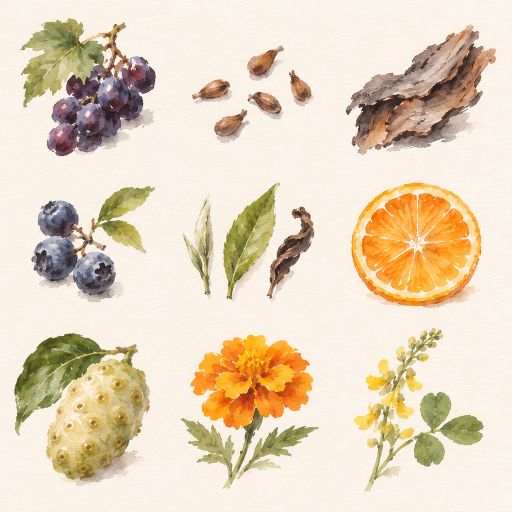
#> input picture reference/ink-pages/opc/originals/inside-nine-ah.png, 1024 x 1024 px (shown at 1/2 size)
$ python -i build_opc.py   (imports and definitions only)
#> lines starting #> are read from the running program, lines starting #| are printed output that depends on the picture
#> further down, picture is the input picture: shape (1024, 1024, 3); mean B, G, R 189.3, 213.2, 229.6
"""Build Advanced OPC Formula's ink paintings (Mo, October 16, 2026; picks in
reference/ink-pages/opc/README.md).

Originals: reference/ink-pages/opc/originals/gpt25-<take>.png (GPT Image 2.5 on rice paper; prompts
in prompts/; spend in reference/ink-pages/spend.md). Output: public/images/products/advanced-opc/
ink/*.webp (lossless plates in plates/, not committed) and src/components/product/ink/opc-art.ts.
The treatments are Green Bee Propolis's (build_propolis.py): the paper divided out and lifted to
white so each painting multiplies onto the page's paper with no box, the outer edge feathered.

Why (Mo picked B, November 17, 2026; it replaced October's grey grapes lit gold, whose gold sat in
a yellow haze): a few ripe grapes in colour and one grape cut in half, its seeds in gold leaf (Codex
take why-seedsbig-ah, originals/why-seedsbig-ah.png). The unlit layer is the same painting with the
seeds turned plain grape-seed brown; `spread` is where the gold starts (the seeds' middle); no gold
mask, so no band of light (it rested on the seeds and washed them pale): plain gold leaf at rest.

Buy: the vine scene with its bunch at the far left (buy-vines-left, cut from a fifth down so the real bottle has room over its cap); the real bottle
photo stands in the gap, `front` is the painting's lowest band cut to the bottle's shape. The
opening's card capsules are the two capsules cut from the plate painting.

What's inside (Mo picked B, November 17, 2026; it replaced October's six plants in grey ink): the
formula's nine plant sources in three rows of three, in colour (Codex take inside-nine-ah).

The research lens, Dr. Wang's mortar, the plate and the Buy vine scene (Mo picked "same pictures, in
color", November 17, 2026): the October paintings repainted by Codex in the page's California
colour, their compositions kept (paint_colour.sh; takes <key>-colour-a). The October plate stays
the source of the opening card's two capsules.

usage: python -X utf8 reference/ink-pages/opc/build_opc.py
"""

import json
import subprocess
import sys
from pathlib import Path

import cv2
import numpy as np
from PIL import Image

HERE = Path(__file__).resolve().parent
REPO = HERE.parents[2]
sys.path.insert(0, str(REPO / "reference/ink-pages/about"))
import build_about as bd  # noqa: E402

ba = bd.ba
OUT = REPO / "public/images/products/advanced-opc/ink"
URL = "/images/products/advanced-opc/ink"
TS = REPO / "src/components/product/ink/opc-art.ts"
BOTTLE = REPO / "public/images/products/advanced-opc.png"
# Bump when a shipped picture changes after it has been pushed (the image optimizer caches by URL).
V = "v1"
# The Why and What's inside paintings are Codex takes (no gpt25- prefix): loaded by codex_cropped().
SEEDS_TAKE = "why-seedsbig-ah"
PLANTS_TAKE = "inside-nine-ah"
# The lens, the mortar, the plate and the vine scene repainted in colour, the October compositions
# kept (Mo picked "same pictures, in color", November 17, 2026; paint_colour.sh). Codex takes too.
LENS_TAKE, MORTAR_TAKE, PLATE_TAKE, SCENE_TAKE = "lens-colour-a", "mortar-colour-a", "plate-colour-a", "scene-colour-a"
TAKES = {
    # The October plate stays only as the source of the opening card's two capsules (capsules()).
    "plate": "daily-plate",
    "sum": "sum",
}
EDGE = 0.03

bd.ORIG = HERE / "originals"
bd.URL = URL
bd.V = V
bd.TAKES = TAKES
ba.OUT = OUT
ba.PLATES = HERE / "plates"


# [7 lines left out: function finish, not called in this run]


def cropped(key, pad=0.04):
    flat = bd.divided(bd.load(TAKES[key]))
    return flat.crop(bd.ink_box(np.asarray(flat), pad=pad))


# [4 lines left out: function codex_cropped, not called in this run]


# The seeds: gold leaf only below this share of the picture's height (the cut grape lies in the
# lower half), strongly saturated and bright. The gold is shrunk by SEED_SPLIT pixels so the right
# half's two lower seeds, which touch, come apart; pieces under SEED_CORE pixels (flecks of yellow
# flesh at the halves' seam) are dropped; each seed is then its outline's hull, grown back. Five
# seeds in the take, two and three.
SEEDS_FROM, SEED_SPLIT, SEED_CORE, SEED_COUNT = 0.5, 9, 1500, 5


def seed_mask(arr):
    """Where the cut grape's seeds are gold leaf, each seed filled whole. The olive leaf, the stem
    and the pale flesh pass the kit's gold test, so only the lower part counts, and only strongly
    saturated, bright gold; the leaf's pale highlights fail that test, so each seed is filled as
    the hull of its outline (a grape seed is convex)."""
    a = arr.astype(np.float32)
    hi, lo = a.max(axis=2), a.min(axis=2)
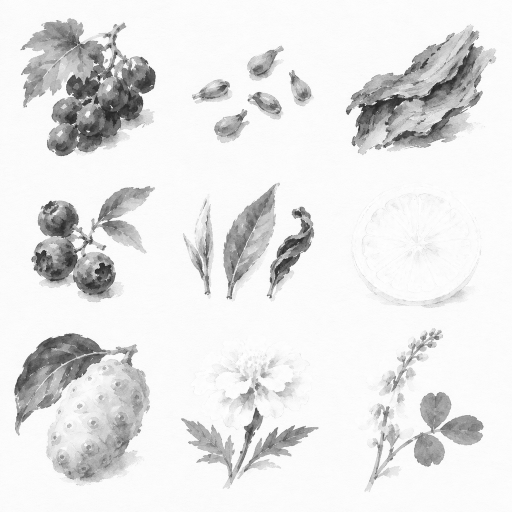
#> hi: shape (1024, 1024) float32 (shown at 1/2 size); min 19, max 255, mean 230
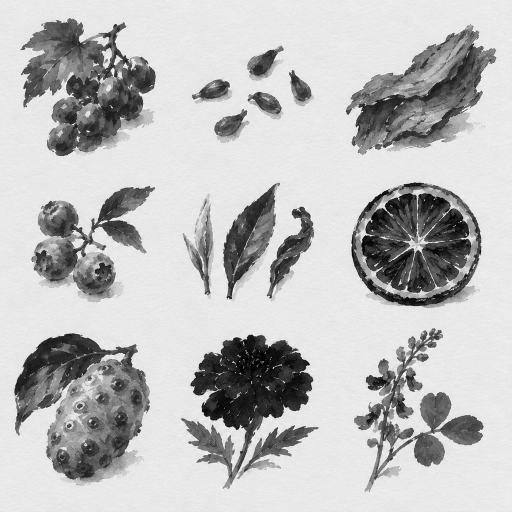
#> lo: shape (1024, 1024) float32 (shown at 1/2 size); min 0, max 255, mean 188.7
    sat = (hi - lo) / np.maximum(hi, 1)
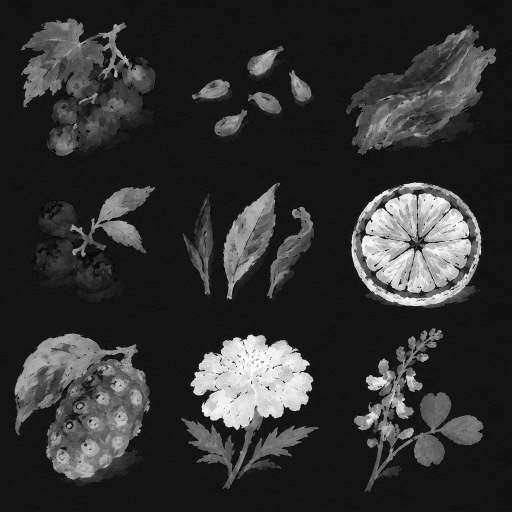
#> sat: shape (1024, 1024) float32 (shown at 1/2 size); min 0, max 1, mean 0.197
#> (the run stopped early here; a loop or call above may not have finished)

$ run again, on reference/ink-pages/opc/originals/plate-colour-a.png
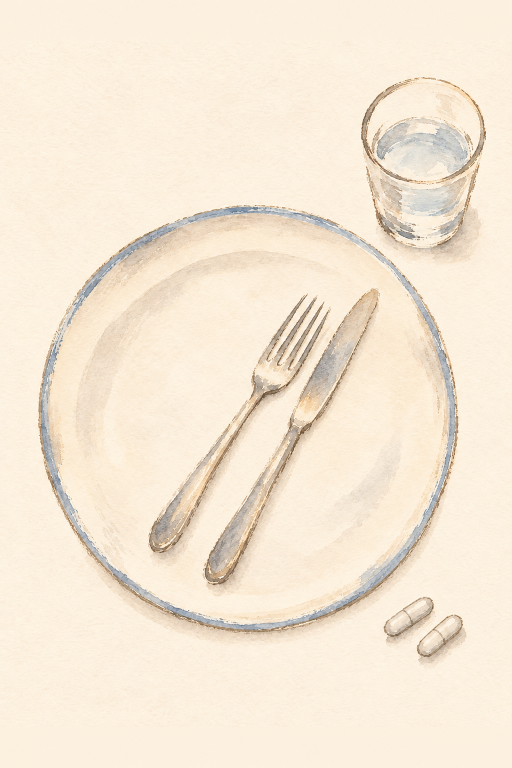
#> input picture reference/ink-pages/opc/originals/plate-colour-a.png, 1024 x 1536 px (shown at 1/2 size)
#> picture is the input picture: shape (1536, 1024, 3); mean B, G, R 214.1, 232.5, 245.4
#> in seed_mask, `hi, lo = a.max(axis=2), a.min(axis=2)`:
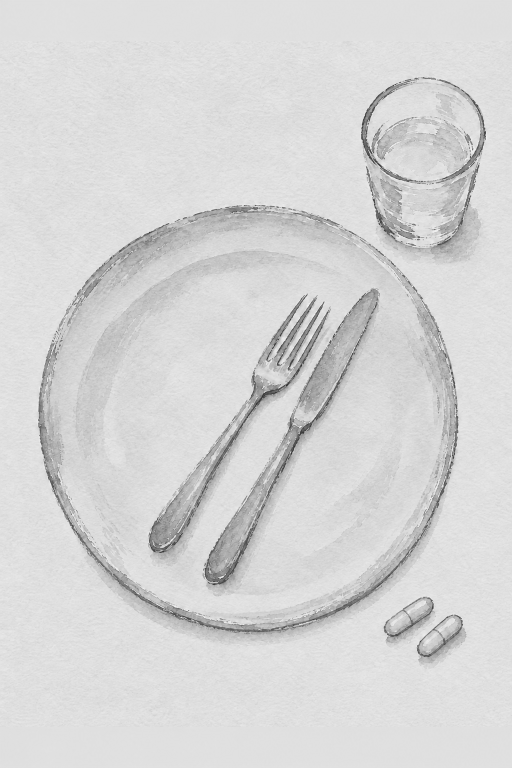
#> lo: shape (1536, 1024) float32 (shown at 1/2 size); min 24, max 254, mean 213.9
#> in seed_mask, `sat = (hi - lo) / np.maximum(hi, 1)`:
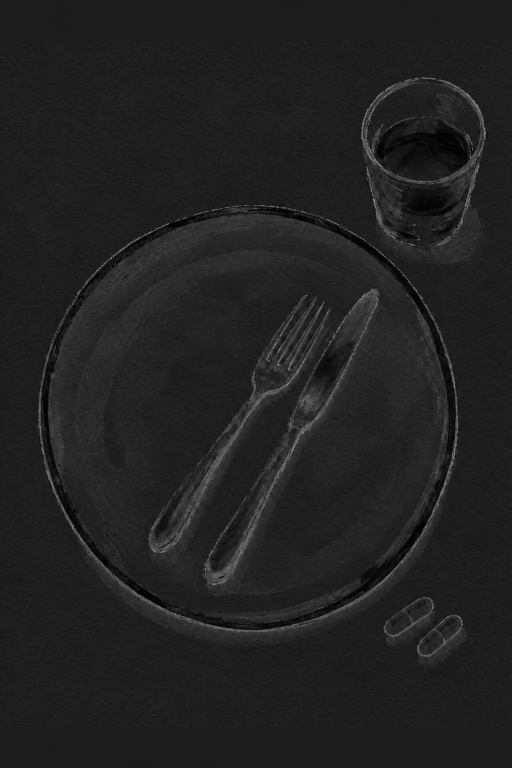
#> sat: shape (1536, 1024) float32 (shown at 1/2 size); min 0, max 0.694, mean 0.131

$ run again, on reference/ink-pages/opc/originals/scene-colour-a.png
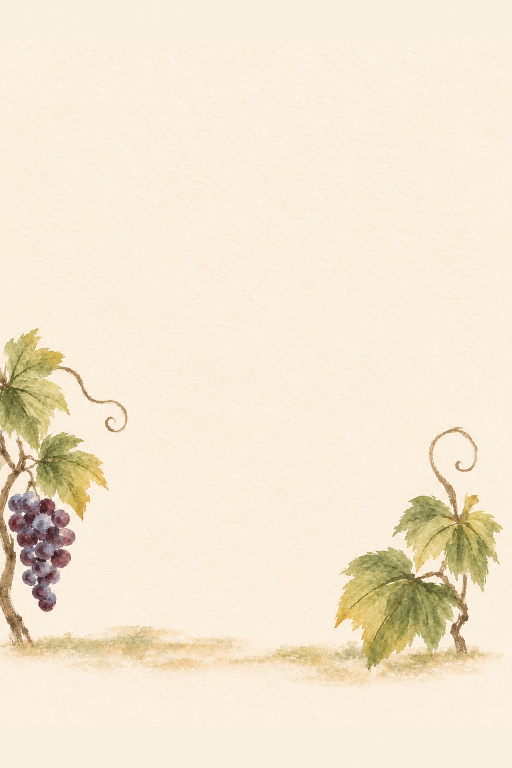
#> input picture reference/ink-pages/opc/originals/scene-colour-a.png, 1024 x 1536 px (shown at 1/2 size)
#> picture is the input picture: shape (1536, 1024, 3); mean B, G, R 210.8, 231.3, 243.9
#> in seed_mask, `hi, lo = a.max(axis=2), a.min(axis=2)`:
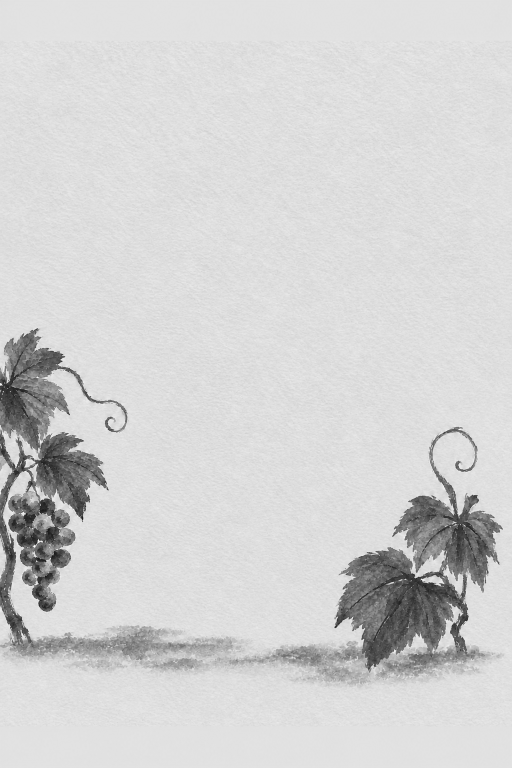
#> lo: shape (1536, 1024) float32 (shown at 1/2 size); min 9, max 255, mean 210.7
#> in seed_mask, `sat = (hi - lo) / np.maximum(hi, 1)`:
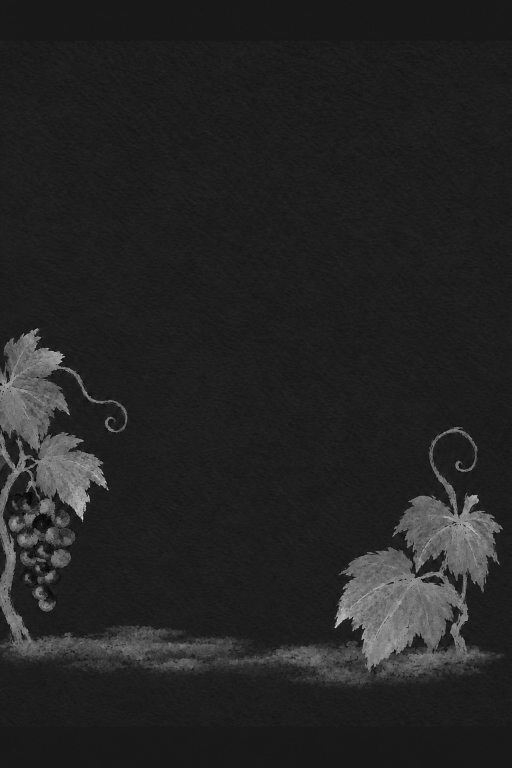
#> sat: shape (1536, 1024) float32 (shown at 1/2 size); min 0, max 0.943, mean 0.144

$ run again, on reference/ink-pages/opc/originals/why-seedsbig-ah.png
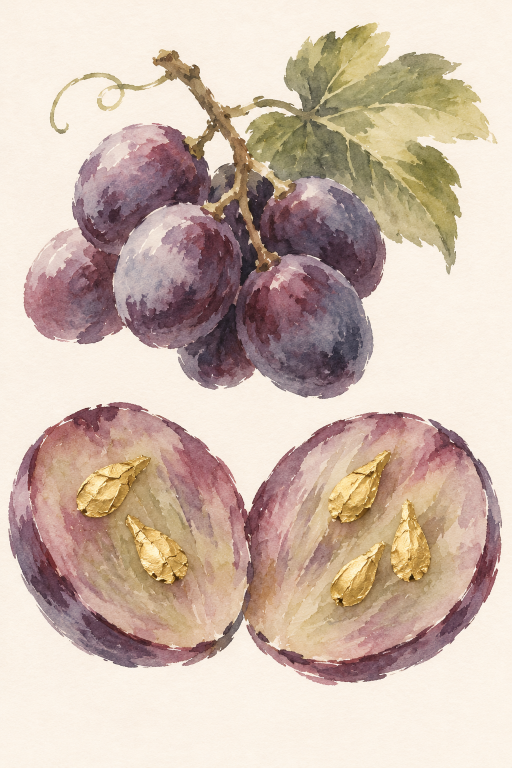
#> input picture reference/ink-pages/opc/originals/why-seedsbig-ah.png, 1024 x 1536 px (shown at 1/2 size)
#> picture is the input picture: shape (1536, 1024, 3); mean B, G, R 172.2, 185.6, 205.8
#> in seed_mask, `hi, lo = a.max(axis=2), a.min(axis=2)`:
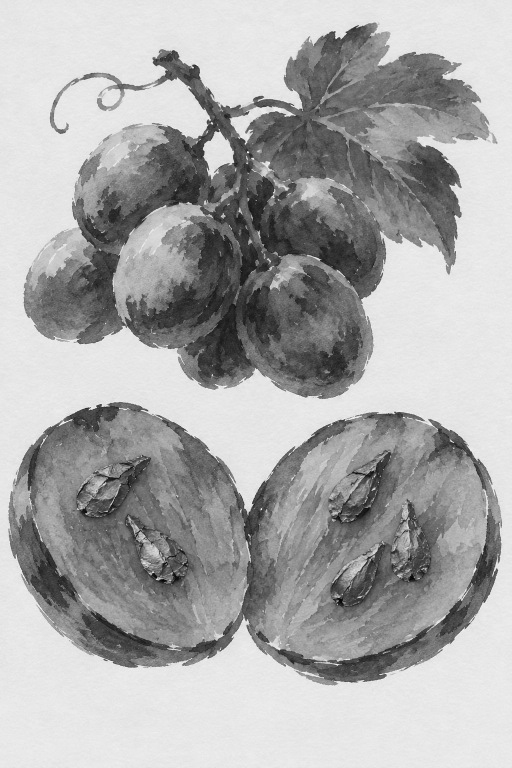
#> lo: shape (1536, 1024) float32 (shown at 1/2 size); min 0, max 255, mean 170
#> in seed_mask, `sat = (hi - lo) / np.maximum(hi, 1)`:
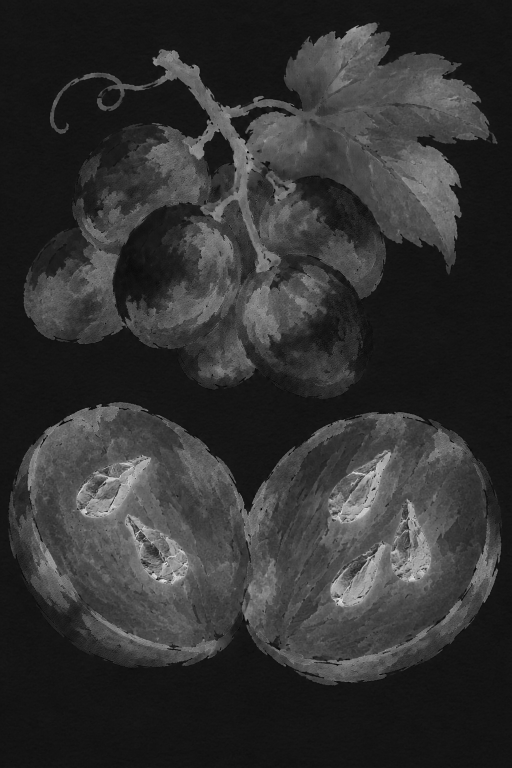
#> sat: shape (1536, 1024) float32 (shown at 1/2 size); min 0, max 1, mean 0.199
